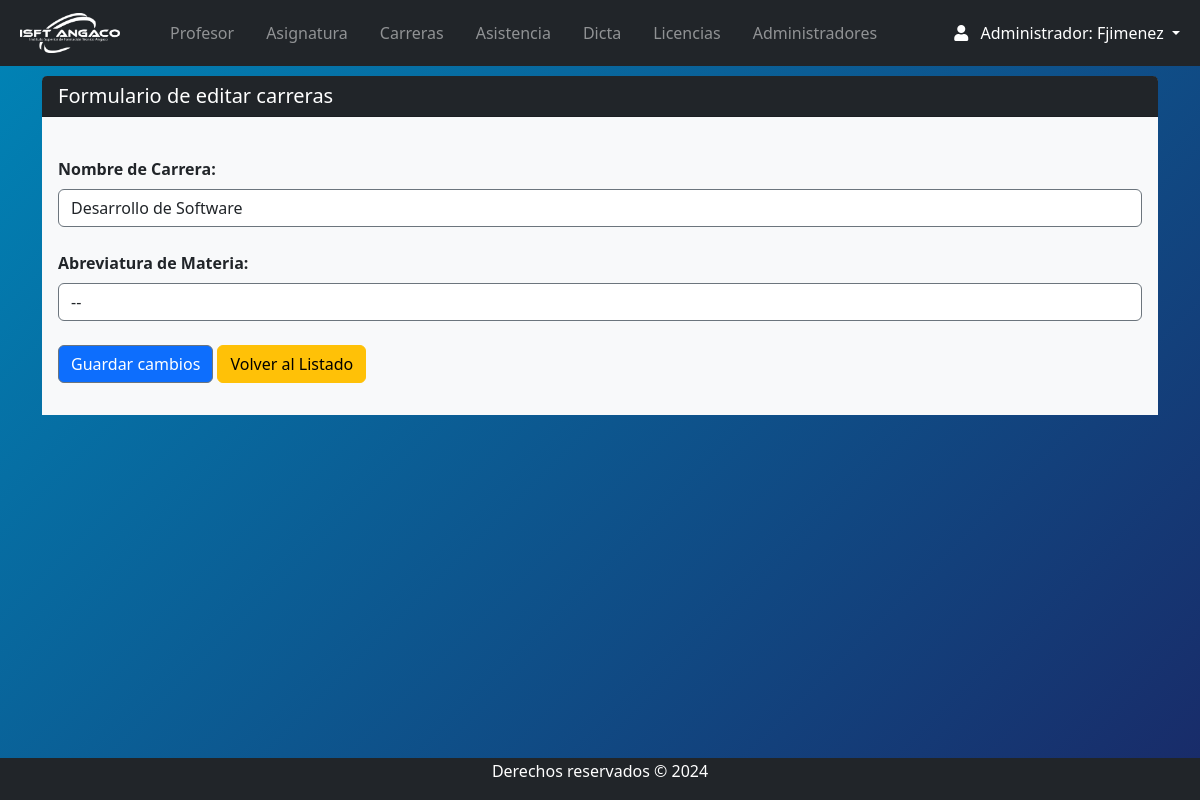
/Views/admin/carrera_edit.php?id=2 (signed in), run on an earlier commit of the app's database.
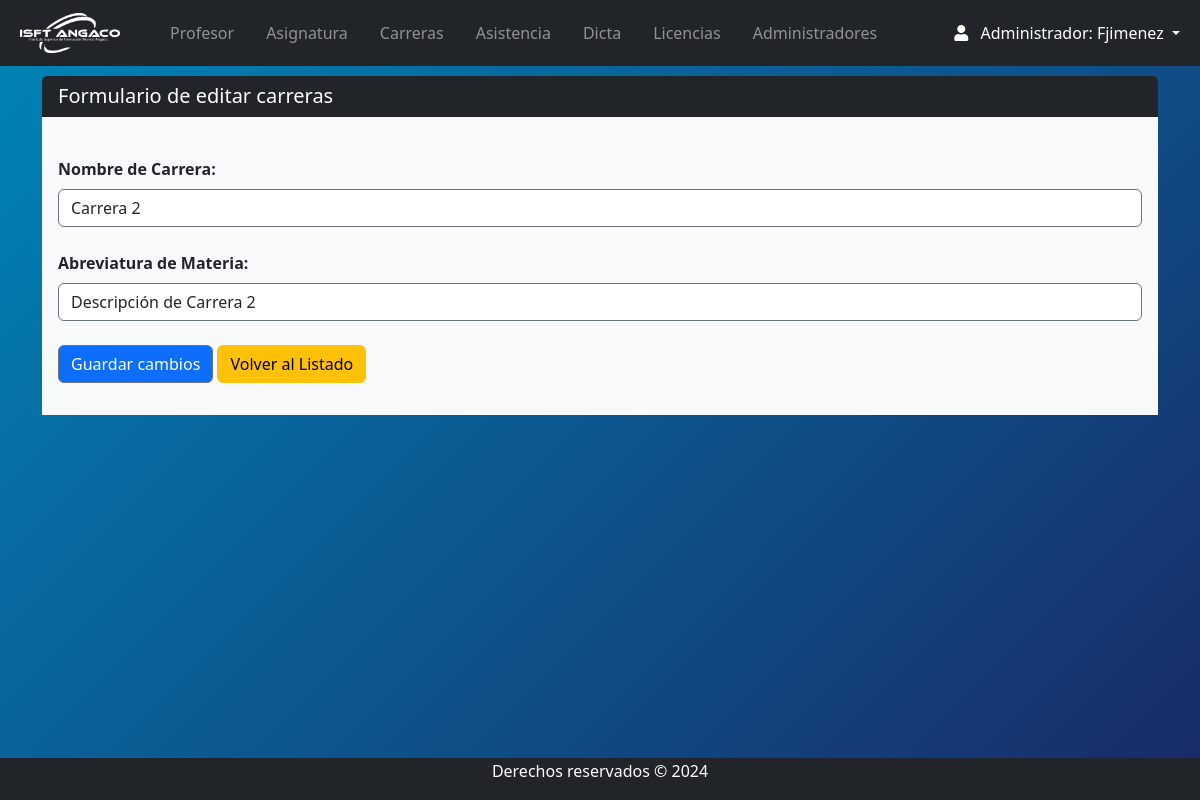
And on a later commit of the database.
### tables this page shows
CREATE TABLE `carreras` (
  `id` int(11) NOT NULL,
  `nombre` varchar(255) NOT NULL,
  `descripcion` varchar(255) NOT NULL
);

### Views/admin/carrera_edit.php (the view, shortened to what this page needs)
<?php
include("../../conn/connection.php");
require("navbar.php");
if (isset($_POST['enviar'])) {
  $id = $_POST['id'];
  $NombreCarrera = $_POST['Ncarrera'];
  $AbreviaturaCarrera = $_POST['Abrev'];
  $sql = "UPDATE carreras SET nombre=?, descripcion=? WHERE id=?";
  $sentenciaPreparada = mysqli_prepare($conexion, $sql);
  mysqli_stmt_bind_param($sentenciaPreparada, 'ssi', $NombreCarrera, $AbreviaturaCarrera, $id);
  if (mysqli_stmt_execute($sentenciaPreparada)) {
    echo "<script language='JavaScript'>
        alert('Los datos se actualizaron correctamente');
        location.assign('carrera_index.php');
        </script>";
  } else {
    echo "<script language='JavaScript'>
        alert('Los datos no se actualizaron correctamente');
        location.assign('carrera_index.php');
        </script>";
  }
  mysqli_stmt_close($sentenciaPreparada);
} else {
  $id = $_GET['id'];
  $sql = "SELECT * FROM carreras WHERE id=?";
  $sentenciaPreparada = mysqli_prepare($conexion, $sql);
  mysqli_stmt_bind_param($sentenciaPreparada, 'i', $id);
  mysqli_stmt_execute($sentenciaPreparada);
  $resultado = mysqli_stmt_get_result($sentenciaPreparada);
  $fila = mysqli_fetch_assoc($resultado);
  $NombreCarrera = $fila['nombre'];
  $AbreviaturaCarrera = $fila['descripcion'];
}
?>
<div class="container mt-3">
  <div class="card rounded-2 border-0">
    <h5 class="card-header bg-dark text-white">Formulario de editar carreras</h5>
    <b class="card-body bg-light">
      <form class="form-group" action="" method="post">
        <p class="form-label mt-4">Nombre de Carrera:</p>
        <input class="form-control" type="text" name="Ncarrera" value="<?php echo $NombreCarrera; ?>" placeholder="Ingrese el nombre de la carrera" />
        <p class="form-label mt-4">Abreviatura de Materia:</p>
        <input class="form-control" type="text" name="Abrev" value="<?php echo $AbreviaturaCarrera; ?>" placeholder="Ingrese la abreviatura de la carrera" />
        <input type="hidden" name="id" value="<?php echo $id; ?>"><br>
        <input class="btn btn-primary" type="submit" name="enviar" value="Guardar cambios" />
        <button class="btn btn-warning"><a href="carrera_index.php">Volver al Listado</a></button>
      </form>
    </b>
  </div>
</div>
<?php
require("footer.php");
?>

What changed in the data, as far as the page shows it:
changed carreras: Ncarrera "Desarrollo de Software" → "Carrera 2"; Abrev "--" → "Descripción de Carrera 2"
